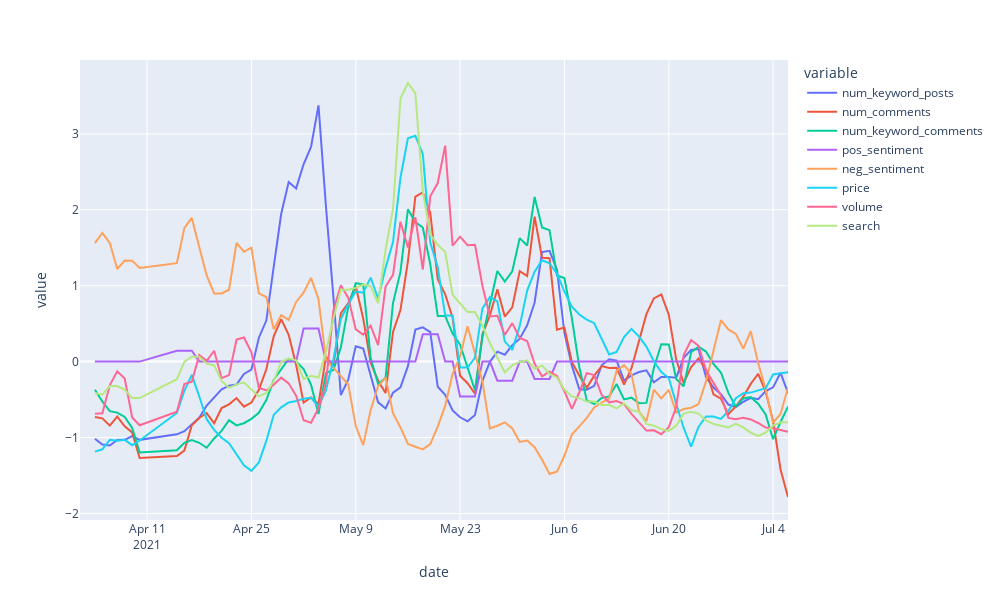

This figure's notebook cell:
### Code cell
px.defaults.width = 1000
px.defaults.height = 600
pd.options.plotting.backend = "plotly"
merge_df = hist_reddit.join(history_prices).join(hist_search)
for col in merge_df.columns:
    merge_df[col] = merge_df[col].rolling(3).mean()
# merge_df = merge_df.reset_index()
merge_df.plot()
